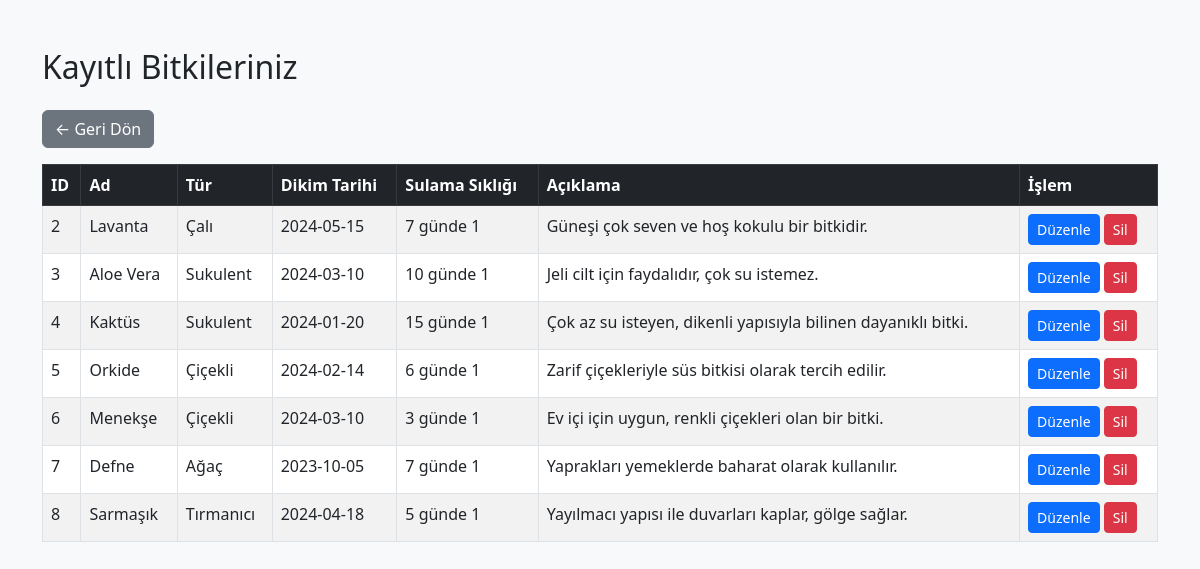
The page /botanik/bitkiler/listele.php (signed in) on the database its author committed.
### tables this page shows
CREATE TABLE `bitkiler` (
  `bitki_id` int(11) NOT NULL,
  `bitki_ad` varchar(100) NOT NULL,
  `bitki_tur` varchar(100) DEFAULT NULL,
  `bitki_dikim_tarihi` date DEFAULT NULL,
  `bitki_sulama_sikligi` varchar(50) DEFAULT NULL,
  `bitki_aciklama` text DEFAULT NULL,
  `ekleyen_kullanici_id` int(11) DEFAULT NULL
);

### botanik/bitkiler/listele.php (the view, shortened to what this page needs)
<?php
require_once '../includes/db.php';
$kullanici_id = $_SESSION["kullanici_id"];
$sorgu = $conn->prepare("SELECT * FROM bitkiler WHERE ekleyen_kullanici_id = ?");
$sorgu->bind_param("i", $kullanici_id);
$sorgu->execute();
$sonuc = $sorgu->get_result();
?>
<!DOCTYPE html>
<html lang="tr">
<head>
    <link href="https://cdn.jsdelivr.net/npm/bootstrap@5.3.0/dist/css/bootstrap.min.css" rel="stylesheet">
</head>
<body class="bg-light">
<div class="container mt-5">
    <h2 class="mb-4">Kayıtlı Bitkileriniz</h2>
    <a href="../dashboard.php" class="btn btn-secondary mb-3">← Geri Dön</a>
    <?php if ($sonuc->num_rows > 0): ?>
        <table class="table table-bordered table-striped">
            <thead class="table-dark">
                <tr>
                    <th>ID</th>
                    <th>Ad</th>
                    <th>Tür</th>
                    <th>Dikim Tarihi</th>
                    <th>Sulama Sıklığı</th>
                    <th>Açıklama</th>
                    <th>İşlem</th>
                </tr>
            </thead>
            <tbody>
                <?php while ($satir = $sonuc->fetch_assoc()): ?>
                    <tr>
                        <td><?php echo $satir["bitki_id"]; ?></td>
                        <td><?php echo htmlspecialchars($satir["bitki_ad"]); ?></td>
                        <td><?php echo htmlspecialchars($satir["bitki_tur"]); ?></td>
                        <td><?php echo $satir["bitki_dikim_tarihi"]; ?></td>
                        <td><?php echo htmlspecialchars($satir["bitki_sulama_sikligi"]); ?></td>
                        <td><?php echo nl2br(htmlspecialchars($satir["bitki_aciklama"])); ?></td>
                        <td>
                            <a href="duzenle.php?id=<?php echo $satir['bitki_id']; ?>"
                               class="btn btn-sm btn-primary">
                                Düzenle
                            </a>
                            <a href="sil.php?id=<?php echo $satir['bitki_id']; ?>"
                               class="btn btn-sm btn-danger"
                               onclick="return confirm('Bu bitkiyi silmek istediğinizden emin misiniz?');">
                                Sil
                            </a>
                        </td>
                    </tr>
                <?php endwhile; ?>
            </tbody>
        </table>
    <?php else: ?>
        <div class="alert alert-info">Henüz hiç bitki eklemediniz.</div>
    <?php endif; ?>
</div> </body> </html>

### rows shown on the page
bitkiler: bitki_id "2", bitki_ad "Lavanta", bitki_tur "Çalı", bitki_dikim_tarihi "2024-05-15", bitki_sulama_sikligi "7 günde 1", bitki_aciklama "Güneşi çok seven ve hoş kokulu bir bitkidir."
bitkiler: bitki_id "3", bitki_ad "Aloe Vera", bitki_tur "Sukulent", bitki_dikim_tarihi "2024-03-10", bitki_sulama_sikligi "10 günde 1", bitki_aciklama "Jeli cilt için faydalıdır, çok su istemez."
bitkiler: bitki_id "4", bitki_ad "Kaktüs", bitki_tur "Sukulent", bitki_dikim_tarihi "2024-01-20", bitki_sulama_sikligi "15 günde 1", bitki_aciklama "Çok az su isteyen, dikenli yapısıyla bilinen dayanıklı bitki."
bitkiler: bitki_id "5", bitki_ad "Orkide", bitki_tur "Çiçekli", bitki_dikim_tarihi "2024-02-14", bitki_sulama_sikligi "6 günde 1", bitki_aciklama "Zarif çiçekleriyle süs bitkisi olarak tercih edilir."
bitkiler: bitki_id "6", bitki_ad "Menekşe", bitki_tur "Çiçekli", bitki_dikim_tarihi "2024-03-10", bitki_sulama_sikligi "3 günde 1", bitki_aciklama "Ev içi için uygun, renkli çiçekleri olan bir bitki."
bitkiler: bitki_id "7", bitki_ad "Defne", bitki_tur "Ağaç", bitki_dikim_tarihi "2023-10-05", bitki_sulama_sikligi "7 günde 1", bitki_aciklama "Yaprakları yemeklerde baharat olarak kullanılır."
bitkiler: bitki_id "8", bitki_ad "Sarmaşık", bitki_tur "Tırmanıcı", bitki_dikim_tarihi "2024-04-18", bitki_sulama_sikligi "5 günde 1", bitki_aciklama "Yayılmacı yapısı ile duvarları kaplar, gölge sağlar."
